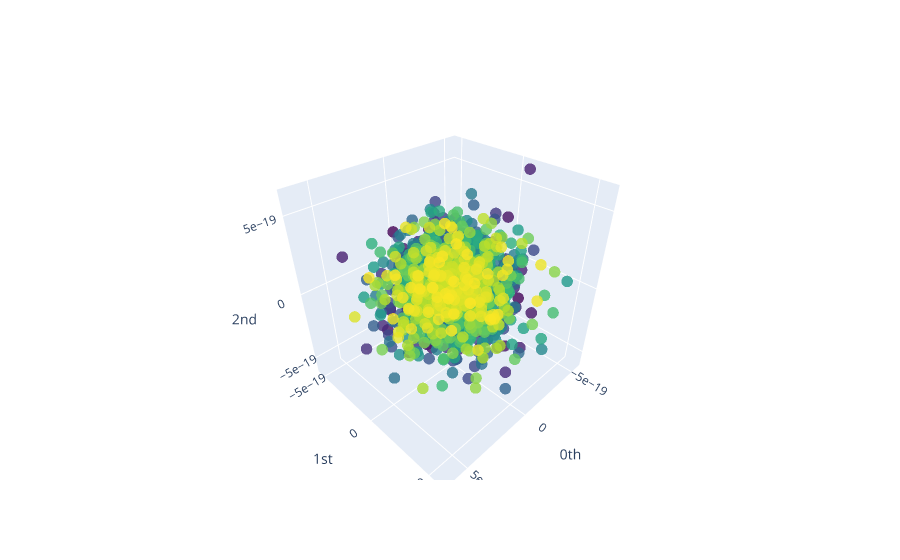

Write notebook code for a chart like this one.
### Code cell
embedding_dimension = 30
embedding_time_delay = 30
stride = 5

embedder = SingleTakensEmbedding(
    parameters_type="search", n_jobs=-1, 
    time_delay=embedding_time_delay, dimension=embedding_dimension, stride=stride
)

y_noise_embedded = fit_embedder(embedder, noisy_signals[8]) #signal_idx

pca = PCA(n_components=3)
y_noise_embedded_pca = pca.fit_transform(y_noise_embedded)

plot_point_cloud(y_noise_embedded_pca)

### Figure 1 — Plotly figure (JSON) as saved in the notebook; plotly's stock layout.template omitted (floating-point values rounded to 4 significant figures; data arrays with more than 128 entries replaced by an {"elided": "..."} marker saying what was removed)
{"data": [{"marker": {"color": {"elided": "1720 int values"}, "colorscale": [[0, "#440154"], [0.1111, "#482878"], [0.2222, "#3e4989"], [0.3333, "#31688e"], [0.4444, "#26828e"], [0.5556, "#1f9e89"], [0.6667, "#35b779"], [0.7778, "#6ece58"], [0.8889, "#b5de2b"], [1, "#fde725"]], "opacity": 0.8, "size": 4}, "mode": "markers", "type": "scatter3d", "x": {"elided": "1720 float values"}, "y": {"elided": "1720 float values"}, "z": {"elided": "1720 float values"}}], "layout": {"scene": {"xaxis": {"exponentformat": "e", "showexponent": "all", "title": {"text": "0th"}, "type": "linear"}, "yaxis": {"exponentformat": "e", "showexponent": "all", "title": {"text": "1st"}, "type": "linear"}, "zaxis": {"exponentformat": "e", "showexponent": "all", "title": {"text": "2nd"}, "type": "linear"}}}}
